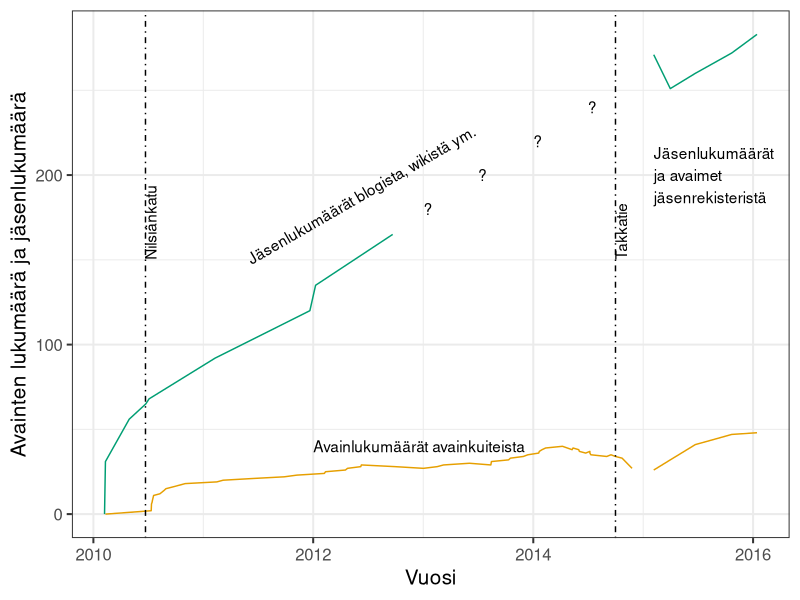

Write the R code that produced this figure.
# Kuvaaja Helsinki Hacklabin jäsenien lukumääristä eri vuosina


# R-ohjelma (vaatii kirjaston ggplot2), joka piirtää kuvaajan Helsinki Hacklabin jäsenlukumääristä 
# kierrossa olleista avaimista vuodesta 2010 alkaen. Tiedot poimittu blogista, wikistä, avainkuiteista, jäsenrekisteristä ym.
# Tiedot jäsenlukumäärästä vuosina 2013 ja 2014 puuttuvat, eivät olleet saatavilla missään.
# Huom. kuvaaja ei ota kantaa tietojen paikkansapitävyyteen: rekistereissä on ollut varsinkin vuoteen 2016 asti mukana monia jäsenmaksua maksamattomia.



# wiki_maara sisältää jäsenlukumäärät wikiin ja blogiin kirjoitetuista tiedoista
wiki_maara <- list()
wiki_maara$y <- c(0,   #lähtötilanne
                  31,  #jäsenlukumäärän tieto wikistä
                  56,  #https://wiki.hackerspaces.org/w/index.php?title=Helsinki_Hacklab&oldid=10313
                  65,  #https://wiki.hackerspaces.org/w/index.php?title=Helsinki_Hacklab&oldid=11098
                  68,  #https://wiki.hackerspaces.org/w/index.php?title=Helsinki_Hacklab&oldid=11310
                  92,  #jäsenlukumäärä http://helsinki.hacklab.fi/2011/02/helsinki-hacklab-laajentui/
                  120, #jäsenlukumäärän tieto wikistä
                  135, #https://wiki.hackerspaces.org/w/index.php?title=Helsinki_Hacklab&oldid=21092
                  165) #jäsenlukumäärän tieto wikistä
wiki_maara$x <- as.Date(c("2010-02-07",
                          "2010-02-10",
                          "2010-04-30",
                          "2010-06-24",
                          "2010-07-05",
                          "2011-02-09",
                          "2011-12-21",
                          "2012-01-09",
                          "2012-09-21"))



# Tiedot jäsenrekisteri karsinasta
karsina_maara <- list()
karsina_maara$y <- c(271,
                     251, # pudotusta jäsenmäärässä, jäsenrekisterin siivous vai onko 1. luku väärin?
                     260,
                     272,
                     283)
karsina_maara$x <- as.Date(c("2015-02-05",
                             "2015-04-01",
                             "2015-06-23",
                             "2015-10-22",
                             "2016-01-14"))

# Holvissa maksetut jäsenmaksut vuodelle 2016
holvi_maara <- list()
holvi_maara$y <- c(265)
holvi_maara$x <- as.Date(c("2016-06-15"))




# Avainlukumäärä avainkuittien päivämäärien perusteella laskettuna.
# Nämä numerot on laskettu alkuperäisten avainkuittien perusteella ja
# taulukoitu tähän dataan päivämäärän kanssa aina kun avaimia on jaettu lisää tai palautettu.

avainkuitit <- list()
avainkuitit$y <- c(0,2,6,7,8,11,12,14,15,16,18,
                    19,20,21,22,23,24,25,26,27,
                    28,29,28,27,28,29,30,29,31,
                    32,33,34,35,36,37,38,39,40,
                    38,39,38,37,36,37,36,35,34,
                    35,34,33,27)
avainkuitit$x <- as.Date(c(
  "2010-02-10",
  "2010-07-12",
  "2010-07-13",
  "2010-07-15",
  "2010-07-16",
  "2010-07-20",
  "2010-08-10",
  "2010-08-24",
  "2010-08-30",
  "2010-09-21",
  "2010-11-02",
  "2011-02-15",
  "2011-03-08",
  "2011-06-14",
  "2011-09-27",
  "2011-11-08",
  "2012-02-07",
  "2012-02-11",
  "2012-04-17",
  "2012-04-24",
  "2012-06-07",
  "2012-06-09",
  "2012-09-29",
  "2013-01-01",
  "2013-02-16",
  "2013-03-09",
  "2013-06-03",
  "2013-08-13",
  "2013-08-15",
  "2013-10-11",
  "2013-10-17",
  "2013-11-29",
  "2013-12-14",
  "2014-01-19",
  "2014-01-21",
  "2014-01-30",
  "2014-02-11",
  "2014-04-08",
  "2014-05-10",
  "2014-05-13",
  "2014-06-01",
  "2014-06-03",
  "2014-06-24",
  "2014-07-08",
  "2014-07-08",
  "2014-07-11",
  "2014-09-02",
  "2014-09-16",
  "2014-10-01",
  "2014-10-23",
  "2014-11-25"
))

# Karsinasta, eli vuoden 2016 alkuun asti käytössä olleesta jäsenrekisteristä poimitut avainlukumäärät
# Tieto käyty noutamassa silloin tällöin - rekisteristä ei ollut saatavilla säännöllisiä raportteja
karsina_avain <- list()

# lukumäärä = kokonaislukumäärä vähennettynä erikoisavaimilla ja kuoletetuilla avaimilla
# erikoisavaimilla tarkoitetaan SATSin, SER-keräyksen, alivuokralaisten ja oppilaitosten avaimia, vara-avaimia tms.
karsina_avain$y <- c(26, # = 37 (total) - 10 (erikois) - 1 (revoked)
                     32, # = 44 (total) - 11 (erikois) - 1 (revoked)
                     41, # = 54 (total) - 12 (erikois) - 1 (revoked)
                     47, # = 61 (total) - 12 (erikois) - 2 (revoked)
                     48) # = 62 (total) - 12 (erikois) - 2 (revoked)

karsina_avain$x <- as.Date(c("2015-02-05",
                             "2015-04-01",
                             "2015-06-23",
                             "2015-10-22",
                             "2016-01-14"))


kaikki_maara <- list()
kaikki_avain <- list()

kaikki_maara$x <- c(wiki_maara$x, karsina_maara$x)
kaikki_maara$y <- c(wiki_maara$y, karsina_maara$y)

kaikki_avain$x <- c(avainkuitit$x, karsina_avain$x)
kaikki_avain$y <- c(avainkuitit$y, karsina_avain$y)


library(ggplot2)

avain_kuvaaja1 <- geom_line(data=data.frame(avainkuitit), aes(x=x, y=y), color="#E69F00")
avain_kuvaaja2 <- geom_line(data=data.frame(karsina_avain), aes(x=x, y=y), color="#E69F00")

jasen_kuvaaja1 <- geom_line(data=data.frame(wiki_maara), aes(x=x, y=y), color="#009E73")
jasen_kuvaaja2 <- geom_line(data=data.frame(karsina_maara), aes(x=x, y=y), color="#009E73")


selite <- data.frame(
  x = c(as.Date("2010-07-10"),
        as.Date("2014-10-20"),
        as.Date("2012-01-01"),
        as.Date("2011-06-01"),
        as.Date("2015-02-05"),
        
        as.Date("2013-01-01"),
        as.Date("2013-07-01"),
        as.Date("2014-01-01"),
        as.Date("2014-07-01")       
        ),
  y = c(150, 150, 40, 150, 200, 180, 200, 220, 240),
  text = c("Nilsiänkatu",
           "Takkatie",
           "Avainlukumäärät avainkuiteista",
           "Jäsenlukumäärät blogista, wikistä ym.",
           "Jäsenlukumäärät \nja avaimet\njäsenrekisteristä",
           "?", "?", "?", "?"),
  kulma = c(90, 90, 0, 30, 0, 0, 0, 0, 0)
  #,koko = c(2,2,2,2,2,1,1,1,1)
)
selite_kuvaaja <- geom_text(data=selite,
                            aes(x=x, y=y,
                                label = text,
                                hjust="left",
                                angle=kulma))
                                #size=koko))


molemmat_kuvaajat <- ggplot() +
  avain_kuvaaja1 + avain_kuvaaja2 +
  jasen_kuvaaja1 + jasen_kuvaaja2 +
  geom_vline(aes(
    xintercept=as.numeric(as.Date("2010-06-23"))),
    linetype=4,
    colour="black") +
  geom_vline(aes(
     xintercept=as.numeric(as.Date("2014-10-01"))),
     linetype=4,
     colour="black") +
  selite_kuvaaja + xlab("Vuosi") + ylab("Avainten lukumäärä ja jäsenlukumäärä") +
  theme_bw(base_size=15) + theme(legend.position="none")

# lopuksi piirrä kuvaaja
molemmat_kuvaajat
